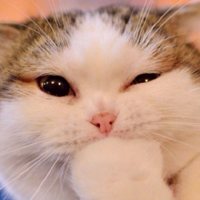
#> input picture img/cat.jpg, 200 x 200 px
$ python img_test.py
#> lines starting #> are read from the running program, lines starting #| are printed output that depends on the picture
import cv2 as cv

# 读取图像
img = cv.imread("img/cat.jpg")
#> img is the input picture: shape (200, 200, 3); mean B, G, R 134.4, 154.4, 193.9
print(img.shape)
#| (200, 200, 3)

cat = img[0:50, 0:200]
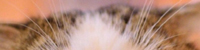
#> cat: shape (50, 200, 3); mean B, G, R 118.3, 137.7, 178.6

r,g,b = cv.split(cat)
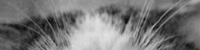
#> r: shape (50, 200); min 11, max 226, mean 118.3
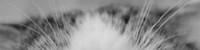
#> g: shape (50, 200); min 24, max 220, mean 137.7
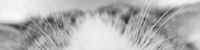
#> b: shape (50, 200); min 43, max 250, mean 178.6

cur_img = img.copy()
cur_img[:,:,1] = 0
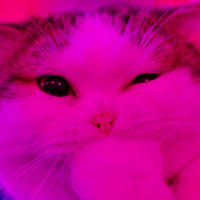
#> cur_img: shape (200, 200, 3); mean B, G, R 134.4, 0, 193.9
cur_img[:,:,2] = 0
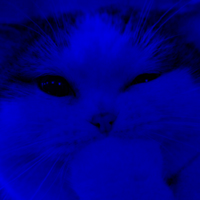
#> cur_img: shape (200, 200, 3); mean B, G, R 134.4, 0, 0
cv.imshow('R', cur_img)

cv.imshow("cat", cat)
cv.waitKey(0)
cv.destroyAllWindows()
